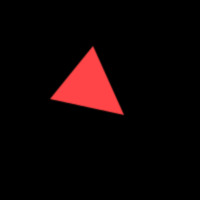
#> input picture Computer Vision (CS 4670 Projects)/Project2/resources/triangle1.jpg, 200 x 200 px
$ python tempCodeRunnerFile.py
#> lines starting #> are read from the running program, lines starting #| are printed output that depends on the picture
import numpy as np
import cv2
from feature_detection import (
    computeHarrisValues,
    detectCorners,
    computeMOPSDescriptors,
    computeLocalMaximaHelper,
)
import traceback

from PIL import Image


# Saving and loading cv2 points
# [14 lines left out: functions pickle_cv2, unpickle_cv2, not called in this run]


# Functions for testing elementwise correctness
def compare_array(arr1, arr2):
    return np.allclose(arr1, arr2, rtol=1e-3, atol=1e-3)


# [46 lines left out: functions compare_cv2_points, try_this, not called in this run]


image = np.array(Image.open("resources/triangle1.jpg"))
#> image is the input picture: shape (200, 200, 3); mean R, G, B 14.7, 4, 4.2
grayImage = cv2.cvtColor(image.astype(np.float32) / 255.0, cv2.COLOR_BGR2GRAY)
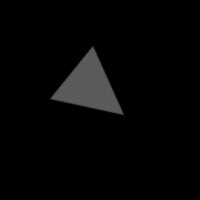
#> grayImage: shape (200, 200) float32; min 0, max 0.378, mean 0.0207


# [7 lines left out: function compute_and_save, not called in this run]


# Uncomment next line to overwrite test data (not recommended)
# compute_and_save()

$ run again, with Computer Vision (CS 4670 Projects)/Project2/resources/heart1.jpg copied over Computer Vision (CS 4670 Projects)/Project2/resources/triangle1.jpg
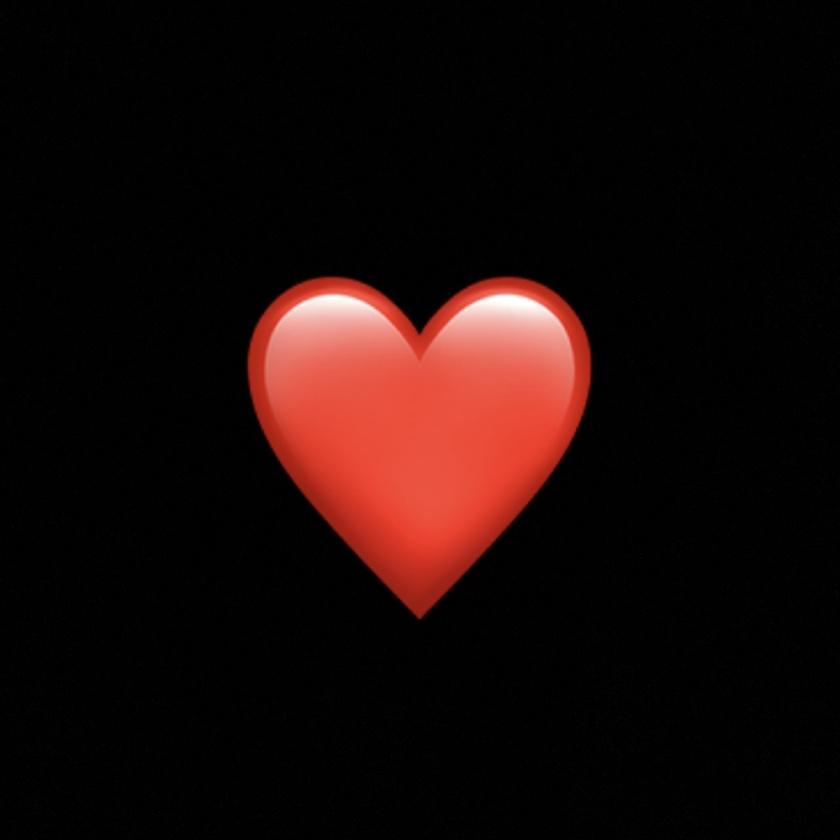
#> input picture Computer Vision (CS 4670 Projects)/Project2/resources/heart1.jpg, 840 x 840 px, shrunk from 1284 x 1284 before the run
#> image is the input picture: shape (840, 840, 3); mean R, G, B 25.4, 10.3, 8.6
#> `grayImage = cv2.cvtColor(image.astype(np.float32) / 255.0, cv2.COLOR_B..`:
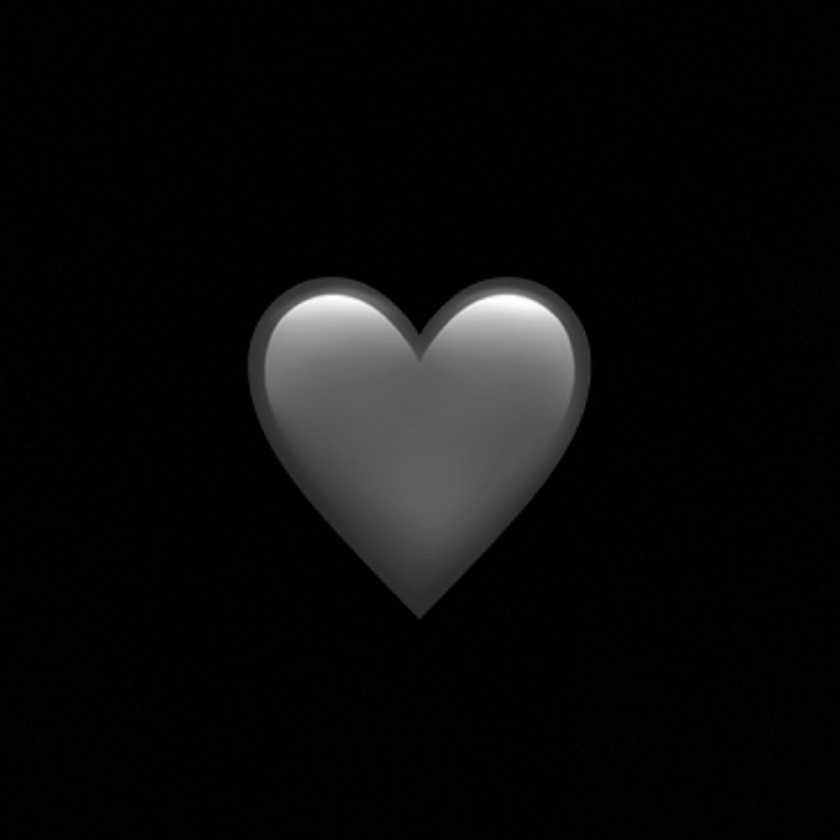
#> grayImage: shape (840, 840) float32; min 0, max 1, mean 0.045

$ run again, with Computer Vision (CS 4670 Projects)/Project2/resources/heart2.jpg copied over Computer Vision (CS 4670 Projects)/Project2/resources/triangle1.jpg
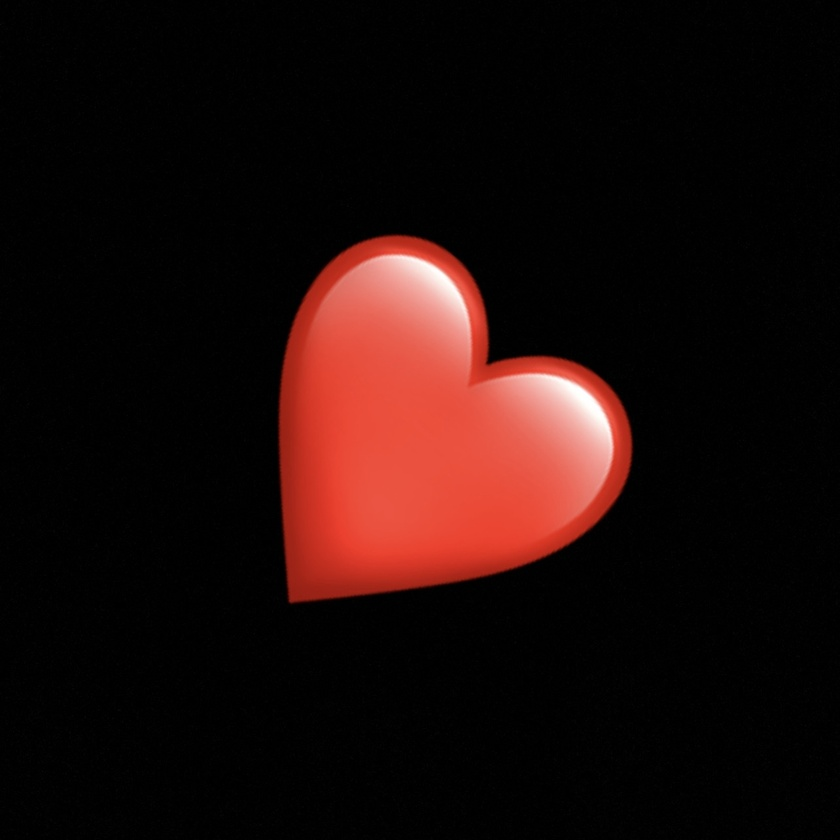
#> input picture Computer Vision (CS 4670 Projects)/Project2/resources/heart2.jpg, 840 x 840 px, shrunk from 1284 x 1284 before the run
#> image is the input picture: shape (840, 840, 3); mean R, G, B 29.8, 11.9, 9.9
#> `grayImage = cv2.cvtColor(image.astype(np.float32) / 255.0, cv2.COLOR_B..`:
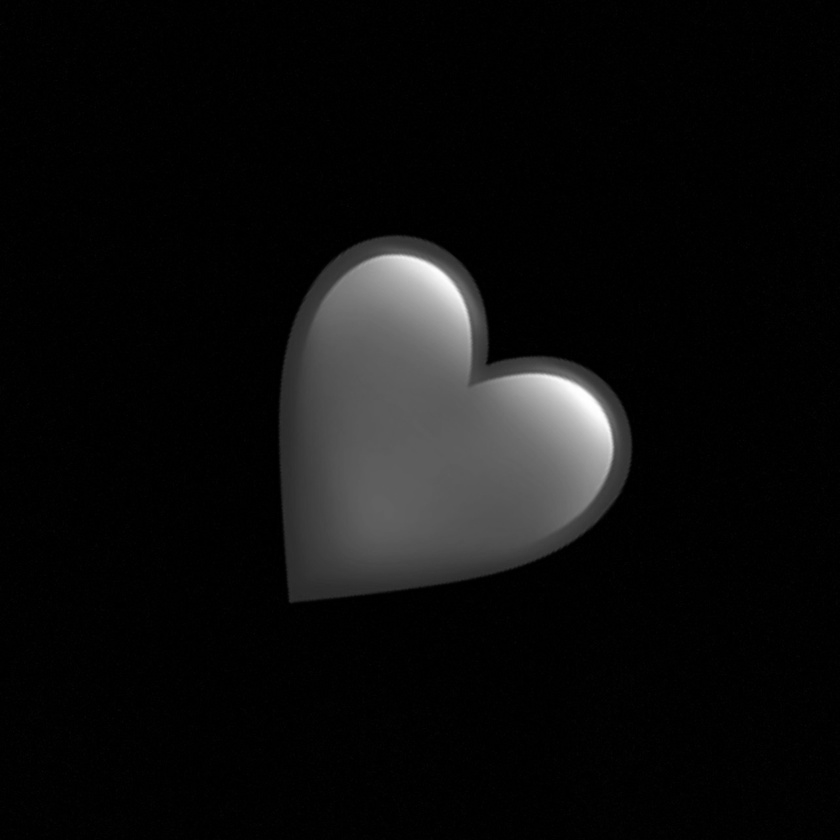
#> grayImage: shape (840, 840) float32; min 0, max 1, mean 0.0524
